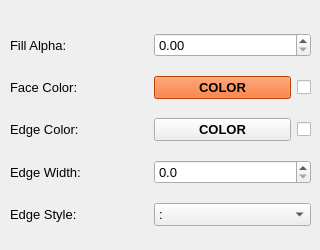
    <widget class="QWidget" name="tab_4">
     <attribute name="title">
      <string>Fill</string>
     </attribute>
     <widget class="QWidget" name="gridLayoutWidget_11">
      <property name="geometry">
       <rect>
        <x>10</x>
        <y>20</y>
        <width>301</width>
        <height>221</height>
       </rect>
      </property>
      <layout class="QGridLayout" name="gridLayout_11" columnstretch="1,1,0">
       <item row="3" column="0">
        <widget class="QLabel" name="label_18">
         <property name="font">
          <font>
           <family>Arial</family>
           <pointsize>10</pointsize>
          </font>
         </property>
         <property name="text">
          <string>Edge Width:</string>
         </property>
        </widget>
       </item>
       <item row="4" column="0">
        <widget class="QLabel" name="label_19">
         <property name="font">
          <font>
           <family>Arial</family>
           <pointsize>10</pointsize>
          </font>
         </property>
         <property name="text">
          <string>Edge Style:</string>
         </property>
        </widget>
       </item>
       <item row="1" column="0">
        <widget class="QLabel" name="label_16">
         <property name="font">
          <font>
           <family>Arial</family>
           <pointsize>10</pointsize>
          </font>
         </property>
         <property name="text">
          <string>Face Color:</string>
         </property>
        </widget>
       </item>
       <item row="0" column="0">
        <widget class="QLabel" name="label_15">
         <property name="font">
          <font>
           <family>Arial</family>
           <pointsize>10</pointsize>
          </font>
         </property>
         <property name="text">
          <string>Fill Alpha:</string>
         </property>
        </widget>
       </item>
       <item row="1" column="1">
        <widget class="QPushButton" name="btnFFC">
         <property name="font">
          <font>
           <family>Arial</family>
           <pointsize>10</pointsize>
           <weight>75</weight>
           <bold>true</bold>
          </font>
         </property>
         <property name="styleSheet">
          <string notr="true">background-color: #ff5500;</string>
         </property>
         <property name="text">
          <string>COLOR</string>
         </property>
        </widget>
       </item>
       <item row="2" column="0">
        <widget class="QLabel" name="label_17">
         <property name="font">
          <font>
           <family>Arial</family>
           <pointsize>10</pointsize>
          </font>
         </property>
         <property name="text">
          <string>Edge Color:</string>
         </property>
        </widget>
       </item>
       <item row="1" column="2">
        <widget class="QCheckBox" name="chbColorMatch4">
         <property name="text">
          <string/>
         </property>
        </widget>
       </item>
       <item row="0" column="1" colspan="2">
        <widget class="QDoubleSpinBox" name="sbFA">
         <property name="font">
          <font>
           <family>Arial</family>
           <pointsize>10</pointsize>
          </font>
         </property>
         <property name="locale">
          <locale language="English" country="UnitedStates"/>
         </property>
         <property name="decimals">
          <number>2</number>
         </property>
         <property name="maximum">
          <double>1.000000000000000</double>
         </property>
         <property name="singleStep">
          <double>0.010000000000000</double>
         </property>
        </widget>
       </item>
       <item row="3" column="1" colspan="2">
        <widget class="QDoubleSpinBox" name="sbFEW">
         <property name="font">
          <font>
           <family>Arial</family>
           <pointsize>10</pointsize>
          </font>
         </property>
         <property name="locale">
          <locale language="English" country="UnitedStates"/>
         </property>
         <property name="decimals">
          <number>1</number>
         </property>
         <property name="singleStep">
          <double>0.100000000000000</double>
         </property>
        </widget>
       </item>
       <item row="4" column="1" colspan="2">
        <widget class="QComboBox" name="cbFES">
         <property name="font">
          <font>
           <family>Arial</family>
           <pointsize>10</pointsize>
          </font>
         </property>
         <item>
          <property name="text">
           <string>:</string>
          </property>
         </item>
         <item>
          <property name="text">
           <string>-.</string>
          </property>
         </item>
         <item>
          <property name="text">
           <string>--</string>
          </property>
         </item>
         <item>
          <property name="text">
           <string>-</string>
          </property>
         </item>
         <item>
          <property name="text">
           <string/>
          </property>
         </item>
        </widget>
       </item>
       <item row="2" column="1">
        <widget class="QPushButton" name="btnFEC">
         <property name="font">
          <font>
           <family>Arial</family>
           <pointsize>10</pointsize>
           <weight>75</weight>
           <bold>true</bold>
          </font>
         </property>
         <property name="text">
          <string>COLOR</string>
         </property>
        </widget>
       </item>
       <item row="2" column="2">
        <widget class="QCheckBox" name="chbColorMatch6">
         <property name="text">
          <string/>
         </property>
        </widget>
       </item>
      </layout>
     </widget>
    </widget>
